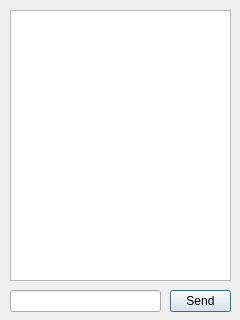
<?xml version="1.0" encoding="UTF-8"?>
<ui version="4.0">
 <class>ChatWindow</class>
 <widget class="QDialog" name="ChatWindow">
  <property name="geometry">
   <rect>
    <x>0</x>
    <y>0</y>
    <width>240</width>
    <height>320</height>
   </rect>
  </property>
  <property name="windowTitle">
   <string>Dialog</string>
  </property>
  <widget class="QPushButton" name="btnSend">
   <property name="geometry">
    <rect>
     <x>170</x>
     <y>290</y>
     <width>61</width>
     <height>22</height>
    </rect>
   </property>
   <property name="text">
    <string>Send</string>
   </property>
  </widget>
  <widget class="QLineEdit" name="txtMessage">
   <property name="geometry">
    <rect>
     <x>10</x>
     <y>290</y>
     <width>151</width>
     <height>22</height>
    </rect>
   </property>
  </widget>
  <widget class="QPlainTextEdit" name="txtDisplayMessages">
   <property name="geometry">
    <rect>
     <x>10</x>
     <y>10</y>
     <width>221</width>
     <height>271</height>
    </rect>
   </property>
  </widget>
 </widget>
 <resources/>
 <connections/>
</ui>
